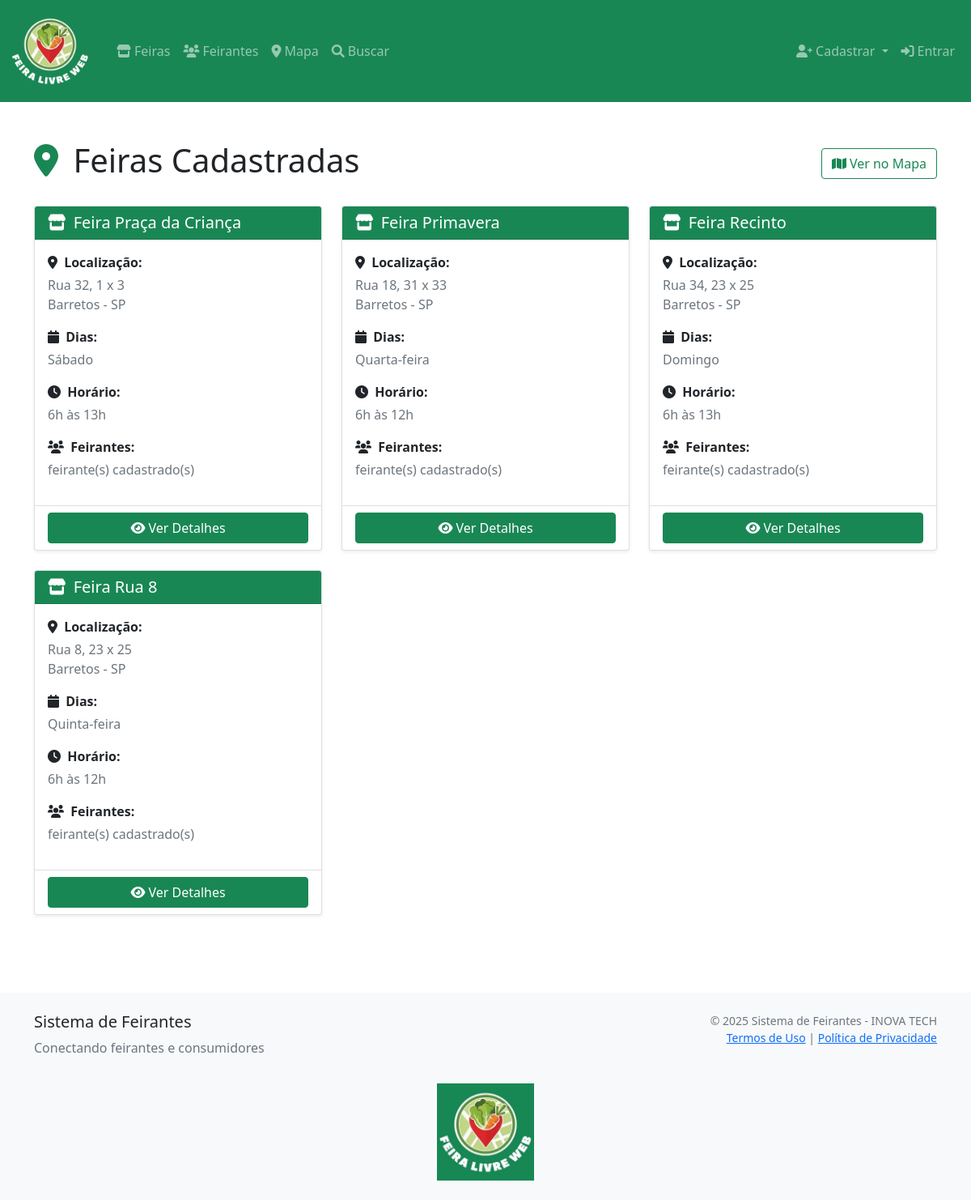
The app's page /feirantes/feiras/ with its own data.
### feirantes/models.py (models this page shows, shortened)
class Feira(models.Model):
    DIAS_SEMANA = [
        ('segunda', 'Segunda-feira'),
        ('terca', 'Terça-feira'),
        ('quarta', 'Quarta-feira'),
        ('quinta', 'Quinta-feira'),
        ('sexta', 'Sexta-feira'),
        ('sabado', 'Sábado'),
        ('domingo', 'Domingo'),
        ('segunda_quarta', 'Segunda e Quarta'),
        ('terca_quinta', 'Terça e Quinta'),
        ('segunda_quinta', 'Segunda a Quinta'),
        ('segunda_sexta', 'Segunda a Sexta'),
        ('sabado_domingo', 'Finais de Semana'),
        ('todos_dias', 'Todos os dias'),
    ]
    nome = models.CharField(max_length=200)
    endereco = models.TextField()
    cidade = models.CharField(max_length=100)
    estado = models.CharField(max_length=2)
    cep = models.CharField(max_length=9, blank=True)
    latitude = models.DecimalField(
        max_digits=10, decimal_places=7, blank=True, null=True)
    longitude = models.DecimalField(
        max_digits=10, decimal_places=7, blank=True, null=True)
    dias_funcionamento = models.CharField(
        max_length=20, choices=DIAS_SEMANA, default='sabado')
    horario_funcionamento = models.CharField(
        max_length=100, blank=True, help_text="Ex: 7h às 12h")
    ativa = models.BooleanField(default=True)
    criado_em = models.DateTimeField(auto_now_add=True)
    atualizado_em = models.DateTimeField(auto_now=True)
    class Meta:
        verbose_name = 'Feira'
        verbose_name_plural = 'Feiras'
        ordering = ['nome']
    def get_dias_funcionamento_display(self):
        return dict(self.DIAS_SEMANA).get(self.dias_funcionamento, '')

### feirantes/views.py (the view)
# urls.py: path('feiras/', views.listar_feiras, name='lista_feiras'),
def listar_feiras(request):
    feiras = Feira.objects.filter(ativa=True).prefetch_related(
        'feirantes').order_by('nome')
    return render(request, 'feirantes/lista_feiras.html', {'feiras': feiras})

### feirantes/templates/feirantes/lista_feiras.html (shortened to what this page needs)
{% extends 'feirantes/base.html' %}
{% block content %}
<div class="container mt-4">
    <div class="row">
        <div class="col-12">
            <div class="d-flex justify-content-between align-items-center mb-4">
                <h1>
                    <i class="fas fa-map-marker-alt text-success me-2"></i>
                    Feiras Cadastradas
                </h1>
                <a href="{% url 'feirantes:mapa' %}" class="btn btn-outline-success">
                    <i class="fas fa-map me-1"></i>Ver no Mapa
                </a>
            </div>
        </div>
    </div>
    {% if feiras %}
    <div class="row">
        {% for feira in feiras %}
        <div class="col-md-6 col-lg-4 mb-4">
            <div class="card h-100 shadow-sm">
                <div class="card-header bg-success text-white">
                    <h5 class="card-title mb-0">
                        <i class="fas fa-store me-1"></i>
                        {{ feira.nome }}
                    </h5>
                </div>
                <div class="card-body">
                    <div class="mb-3">
                        <p class="mb-1"><strong><i class="fas fa-map-marker-alt me-1"></i> Localização:</strong></p>
                        <p class="mb-0 text-muted">{{ feira.endereco }}</p>
                        <p class="mb-0 text-muted">{{ feira.cidade }} - {{ feira.estado }}</p>
                    </div>
                    <div class="mb-3">
                        <p class="mb-1"><strong><i class="fas fa-calendar me-1"></i> Dias:</strong></p>
                        <p class="mb-0 text-muted">{{ feira.get_dias_funcionamento_display }}</p>
                    </div>
                    <div class="mb-3">
                        <p class="mb-1"><strong><i class="fas fa-clock me-1"></i> Horário:</strong></p>
                        <p class="mb-0 text-muted">{{ feira.horario_funcionamento }}</p>
                    </div>
                    <div class="mb-3">
                        <p class="mb-1"><strong><i class="fas fa-users me-1"></i> Feirantes:</strong></p>
                        <p class="mb-0 text-muted">{{ feira.feirante_set.count }} feirante(s) cadastrado(s)</p>
                    </div>
                </div>
                <div class="card-footer bg-transparent">
                    <div class="d-grid gap-2">
                        <a href="{% url 'feirantes:detalhe_feira' feira.id %}" class="btn btn-success">
                            <i class="fas fa-eye me-1"></i>Ver Detalhes
                        </a>
                    </div>
                </div>
            </div>
        </div>
        {% endfor %}
    </div>
    {% endif %}
</div>
{% endblock %}

### records on screen
Feira: nome "Feira Praça da Criança", endereco "Rua 32, 1 x 3", cidade "Barretos", estado "SP", dias_funcionamento "Sábado", horario_funcionamento "6h às 13h"
Feira: nome "Feira Primavera", endereco "Rua 18, 31 x 33", cidade "Barretos", estado "SP", dias_funcionamento "Quarta-feira", horario_funcionamento "6h às 12h"
Feira: nome "Feira Recinto", endereco "Rua 34, 23 x 25", cidade "Barretos", estado "SP", dias_funcionamento "Domingo", horario_funcionamento "6h às 13h"
Feira: nome "Feira Rua 8", endereco "Rua 8, 23 x 25", cidade "Barretos", estado "SP", dias_funcionamento "Quinta-feira", horario_funcionamento "6h às 12h"
